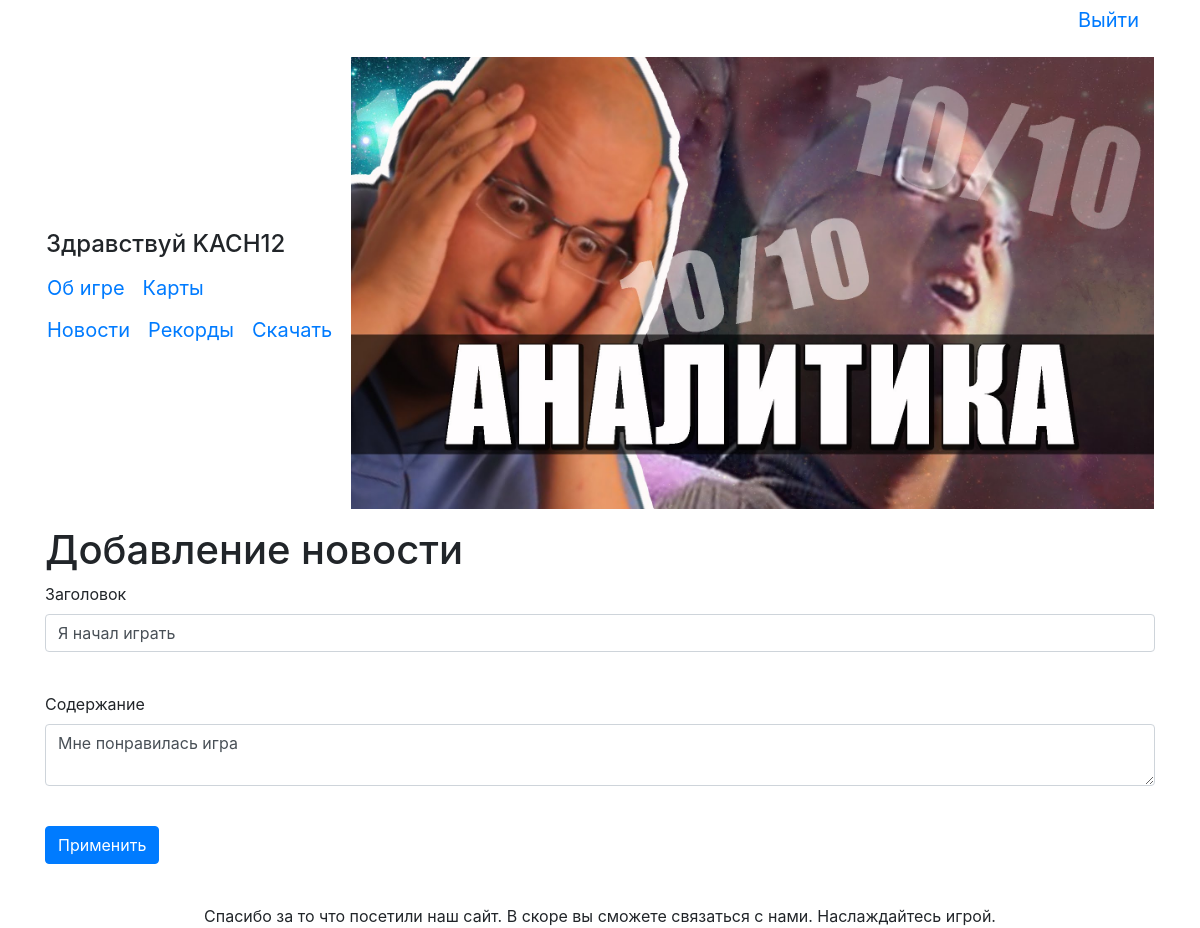
Screenshot of /news/1 (signed in) with the database file from the repository.
### data/users.py (models this page shows, shortened)
class User(SqlAlchemyBase, UserMixin, SerializerMixin):
    __tablename__ = 'users'
    id = sqlalchemy.Column(sqlalchemy.Integer,
                           primary_key=True, autoincrement=True)
    name = sqlalchemy.Column(sqlalchemy.String(15), unique=True)
    email = sqlalchemy.Column(sqlalchemy.String, unique=True)
    hashed_password = sqlalchemy.Column(sqlalchemy.String)
    create_date = sqlalchemy.Column(sqlalchemy.DateTime, default=datetime.datetime.now)
    records = orm.relation("Records", back_populates='user')
    news = orm.relation("News", back_populates='user')

### data/news.py (models this page shows)
class News(SqlAlchemyBase, SerializerMixin):
    __tablename__ = 'news'
    id = sqlalchemy.Column(sqlalchemy.Integer,
                           primary_key=True, autoincrement=True)
    title = sqlalchemy.Column(sqlalchemy.String, nullable=True, default='Сообщение')
    content = sqlalchemy.Column(sqlalchemy.String, nullable=True)
    created_date = sqlalchemy.Column(sqlalchemy.DateTime,
                                     default=datetime.datetime.now)
    user_id = sqlalchemy.Column(sqlalchemy.Integer,
                                sqlalchemy.ForeignKey("users.id"))
    user = orm.relation('User')

### main.py (the view, shortened to what this page needs)
@app.route('/news/<int:id>', methods=['GET', 'POST'])
@login_required
def edit_news(id):
    form = NewsForm()
    if request.method == "GET":
        session = db_session.create_session()
        news = session.query(News).filter(News.id == id,
                                          (News.user == current_user) |
                                          (current_user.id == 1)).first()
        if news:
            form.title.data = news.title
            form.content.data = news.content
        else:
            abort(404)
    return render_template('news.html', title='Редактирование новости', form=form)

### data/newsform.py
class NewsForm(FlaskForm):
    title = StringField('Заголовок')
    content = TextAreaField("Содержание", validators=[DataRequired()])
    submit = SubmitField('Применить')

### data/db_session.py (called while the page is built)
def create_session() -> Session:
    global __factory
    return __factory()

### main.py (called while the page is built)
@login_manager.user_loader
def load_user(user_id):
    session = db_session.create_session()
    return session.query(User).get(user_id)

### templates/news.html (shortened to what this page needs)
{% extends "base.html" %}
{% block content %}
<h1>Добавление новости</h1>
<form action="" method="post">
    <p>
        {{ form.title.label }}<br>
        {{ form.title(class="form-control") }}<br>
    </p>
    <p>
        {{ form.content.label }}<br>
        {{ form.content(class="form-control") }}<br>
    </p>
    <p>{{ form.submit(type="submit", class="btn btn-primary") }}</p>
</form>
{% endblock %}

### templates/base.html (shortened to what this page needs)
<!doctype html>
<html lang="ru" xmlns="http://www.w3.org/1999/html" xmlns="http://www.w3.org/1999/html">
<head>
    <link rel="stylesheet"
          href="https://stackpath.bootstrapcdn.com/bootstrap/4.4.1/css/bootstrap.min.css"
>
</head>
<body>
<main role="main" class="container">
    <table border=0 width=100%>
        {% if current_user.is_authenticated %}
        <p align="right"><a class="navbar-brand" href="/logout">Выйти</a></p>
        {% endif %}
        <td>
            {% if current_user.is_authenticated %}
            <h4>Здравствуй {{ current_user.name }}</h4>
            {% endif %}
            <div>
                <table border="0">
                    <tr>
                        <td><a class="navbar-brand" href="/information">Об игре</a></td>
                        <td><a class="navbar-brand" href="/maps">Карты</a></td>
                    </tr>
                </table>
            </div>
            {% if current_user.is_authenticated %}
            <div>
                <table border="0">
                    <tr>
                        <td><a class="navbar-brand" href="/">Новости</a></td>
                        <td><a class="navbar-brand" href="/records">Рекорды</a></td>
                        <td><a class="navbar-brand" href="/download">Скачать</a></td>
                    </tr>
                </table>
            </div>
            {% else %}
            <p>
                <a class="btn btn-primary " href="/register">Зарегистрироваться</a>
                <a class="btn btn-success" href="/login">Войти</a>
            </p>
            {% endif %}
        </td>
        <td>
            <p><img src="static/img/fn.jpg" width=100%
                    alt='Игра для настоящий ценителей!(Если вы не цунитель, то всеровно играйте)'>
            </p>
        </td>
    </table>
    {% block content %}{% endblock %}
</main>
</body>
<footer>
    <br>
    <center>
        Спасибо за то что посетили наш сайт. В скоре вы сможете связаться с нами. Наслаждайтесь
        игрой.
    </center>
</footer>
</html>

### rows the page displays
User: name "KACH12"
News: title "Я начал играть", content "Мне понравилась игра"
